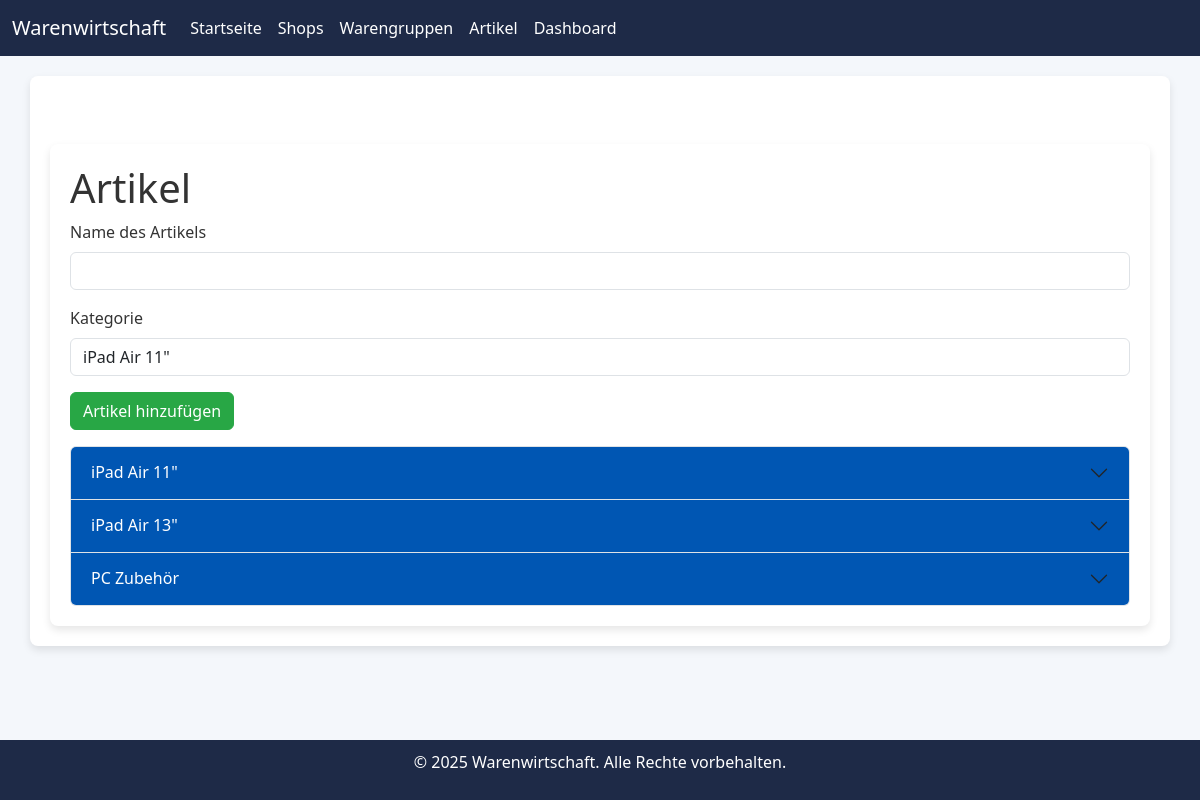
/items, run on the app's committed database.
### app.py (models this page shows)
class Category(db.Model):
    id = db.Column(db.Integer, primary_key=True)
    name = db.Column(db.String(100), nullable=False)

### app.py (the view, shortened to what this page needs)
@app.route('/items', methods=['GET', 'POST'])
def items():
    categories = Category.query.all()
    items_grouped = {}
    for category in categories:
        items_grouped[category.name] = Item.query.filter_by(category_id=category.id).all()
    return render_template('items.html', items_grouped=items_grouped, categories=categories)

### templates/items.html (shortened to what this page needs)
{% extends "base.html" %}
{% block content %}
<div class="container mt-5">
    <h1>Artikel</h1>
    <form method="POST" class="mb-3">
        <div class="mb-3">
            <label for="name" class="form-label">Name des Artikels</label>
            <input type="text" id="name" name="name" class="form-control" required>
        </div>
        <div class="mb-3">
            <label for="category_id" class="form-label">Kategorie</label>
            <select id="category_id" name="category_id" class="form-control">
                {% for category in categories %}
                <option value="{{ category.id }}">{{ category.name }}</option>
                {% endfor %}
            </select>
        </div>
        <button type="submit" class="btn btn-success">Artikel hinzufügen</button>
    </form>
    <div class="accordion" id="accordionExample">
        {% for category, items in items_grouped.items() %}
        <div class="accordion-item">
            <h2 class="accordion-header" id="heading{{ loop.index }}">
                <button class="accordion-button collapsed" type="button" data-bs-toggle="collapse" data-bs-target="#collapse{{ loop.index }}" aria-expanded="false" aria-controls="collapse{{ loop.index }}">
                    {{ category }}
                </button>
            </h2>
        </div>
        {% endfor %}
    </div>
</div>
{% endblock %}

### templates/base.html (style rules this page uses)
body { background-color: #f4f7fb; color: #333; }
.container { background-color: white; box-shadow: 0 4px 8px rgba(0, 0, 0, 0.1); border-radius: 8px; padding: 20px; margin-top: 20px; }
.btn-success { background-color: #28a745; border-color: #28a745; }
.accordion-button { background-color: #0056b3; color: white; }

### data on the page
Category: name "iPad Air 11\""
Category: name "iPad Air 13\""
Category: name "PC Zubehör"

### other printed values
form field category_id "iPad Air 11\""
